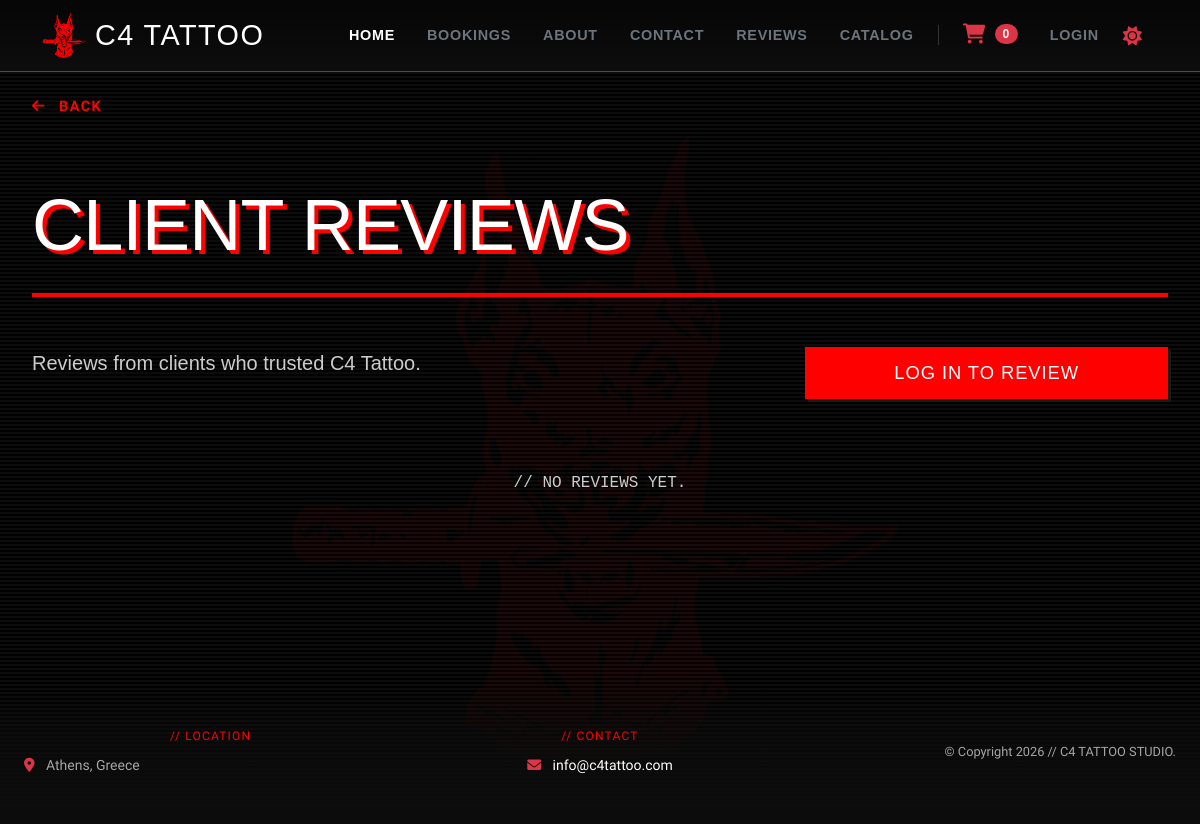
/home/reviews/, run on an earlier commit of the app's database.
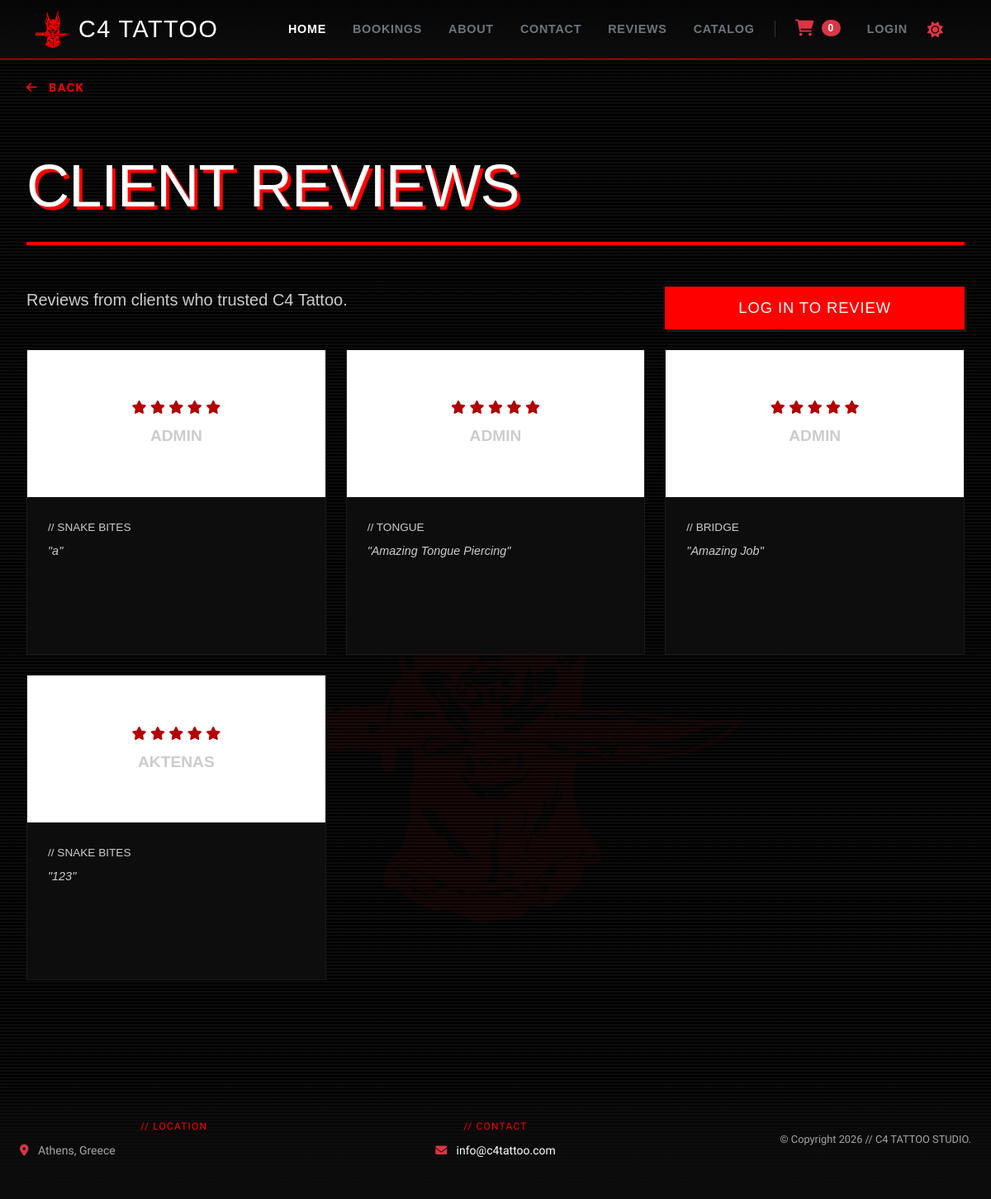
And on a later commit of the database.
### home/models.py (models this page shows, shortened)
class Review(models.Model):
    user = models.ForeignKey(User, on_delete=models.CASCADE, related_name='service_reviews')
    service = models.ForeignKey(Service, on_delete=models.CASCADE, related_name='reviews')
    rating = models.IntegerField()
    comment = models.TextField()
    created_at = models.DateTimeField(auto_now_add=True)

class Service(models.Model):
    CATEGORY_CHOICES = [
        ('Tattoo Sessions', 'Tattoo Sessions'),
        ('Facial Piercing', 'Facial Piercing'),
        ('Nose Piercing', 'Nose Piercing'),
        ('Ears Piercing', 'Ears Piercing'),
        ('LIP/MOUTH PIERCING', 'LIP/MOUTH PIERCING'),
        ('Checkup', 'Checkup'),
    ]
    title = models.CharField(max_length=100) # This acts as your service type
    category = models.CharField(max_length=50, choices=CATEGORY_CHOICES)
    description = models.TextField(blank=True, default="Professional sterile procedure.")
    price = models.DecimalField(max_digits=6, decimal_places=2)

### home/views.py (the view)
# urls.py: path('reviews/', views.reviews, name='reviews'),
def reviews(request):
    all_reviews = Review.objects.all().order_by('-id')
    db_services = Service.objects.all()
    return render(request, 'home/reviews.html', {
        'reviews': all_reviews,
        'services': db_services
    })

### catalog/cart.py (called while the page is built)
    def __len__(self):
        return sum(item_data['quantity'] for item_data in self.cart.values())

### catalog/context_processors.py (called while the page is built)
def cart(request):
    return {'global_cart': Cart(request)}

### home/templates/home/reviews.html (shortened to what this page needs)
﻿{% extends 'base.html' %}
{% load static %}
{% block content %}
    <main class="container-fluid my-5 py-4">
        <div class="page-shell">
            <div class="text-start mb-4">
                <a href="{% url 'home:home' %}" class="text-decoration-none" style="color: #FF0000; font-family: 'Special Elite', monospace; letter-spacing: 0.1em; font-size: 0.9rem; font-weight: bold;">
                    <i class="fa-solid fa-arrow-left me-2"></i> BACK
                </a>
            </div>
            <h1 class="page-title text-start mb-2">Client Reviews</h1>
            <div class="red-accent-line"></div>
            <div class="row align-items-center mb-4 g-4">
                <div class="col-md-8">
                    <p class="mb-0 fs-5" style="color: inherit;">
                        Reviews from clients who trusted C4 Tattoo.
                    </p>
                </div>
                <div class="col-md-4 text-md-end">
                    {% if user.is_authenticated %}
                        <button id="toggle-review-form-btn" class="btn btn-red px-4 py-3">Write A Review</button>
                    {% else %}
                        <a href="{% url 'accounts:login' %}" class="btn btn-red px-4 py-3">Log In To Review</a>
                    {% endif %}
                </div>
            </div>
            <div class="row g-4" id="reviews-feed-grid">
                {% for review in reviews %}
                <div class="col-md-4">
                    <div class="studio-card">
                        <div class="studio-card-media flex-column">
                            <div class="mb-2" style="color: #b30000;">
                                {% if review.rating >= 1 %}<i class="fa-solid fa-star"></i>{% else %}<i class="fa-regular fa-star"></i>{% endif %}
                                {% if review.rating >= 2 %}<i class="fa-solid fa-star"></i>{% else %}<i class="fa-regular fa-star"></i>{% endif %}
                                {% if review.rating >= 3 %}<i class="fa-solid fa-star"></i>{% else %}<i class="fa-regular fa-star"></i>{% endif %}
                                {% if review.rating >= 4 %}<i class="fa-solid fa-star"></i>{% else %}<i class="fa-regular fa-star"></i>{% endif %}
                                {% if review.rating >= 5 %}<i class="fa-solid fa-star"></i>{% else %}<i class="fa-regular fa-star"></i>{% endif %}
                            </div>
                            <span class="fw-bold text-uppercase user-review-author-name" style="font-size: 1.2rem; font-family: 'Impact', sans-serif; color: inherit;">{{ review.user.username }}</span>
                        </div>
                        <div class="studio-card-content">
                            <span class="text-red-accent d-block mb-2 text-uppercase" style="font-size: 0.85rem;">// {{ review.service.title }}</span>
                            <p style="height: auto; margin-bottom: 0; min-height: 110px; color: inherit; font-style: italic;">
                                "{{ review.comment }}"
                            </p>
                        </div>
                    </div>
                </div>
                {% empty %}
                <div class="col-12 text-center py-5" id="no-reviews-msg">
                    <p style="font-family: monospace; color: inherit;">// NO REVIEWS YET.</p>
                </div>
                {% endfor %}
            </div>
        </div>
    </main>
{% endblock %}

What changed in the data, as far as the page shows it:
added Review: rating 5 (drawn), user.username "ADMIN", service "SNAKE BITES", comment "a"
added Review: rating 5 (drawn), user.username "ADMIN", service "TONGUE", comment "Amazing Tongue Piercing"
added Review: rating 5 (drawn), user.username "ADMIN", service "BRIDGE", comment "Amazing Job"
added Review: rating 5 (drawn), user.username "AKTENAS", service "SNAKE BITES", comment "123"
Also different on the page:
text no longer shown: "// NO REVIEWS YET."
